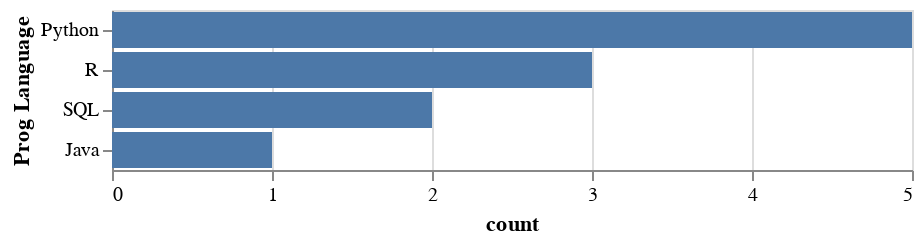

Notebook code cell kept with this figure:
### Code cell
plotMultiselect(df, 'Programming: Language', 'Prog Language')

### Figure 1 — Vega-Lite specification as saved in the notebook (floating-point values rounded to 4 significant figures)
{"config": {"view": {"continuousWidth": 400, "continuousHeight": 300}}, "data": {"name": "data-209b2f38f1f67f7456bd226d16597d13"}, "mark": "bar", "encoding": {"x": {"type": "quantitative", "axis": {"tickMinStep": 1}, "field": "count"}, "y": {"type": "nominal", "field": "Prog Language", "sort": "-x"}}, "$schema": "https://vega.github.io/schema/vega-lite/v4.0.2.json", "datasets": {"data-209b2f38f1f67f7456bd226d16597d13": [{"Prog Language": "Java", "count": 1}, {"Prog Language": "Python", "count": 5}, {"Prog Language": "R", "count": 3}, {"Prog Language": "SQL", "count": 2}]}}
